Frame 1 (no input): blank canvas, image omitted
Frame 60 (no input): blank canvas, image omitted
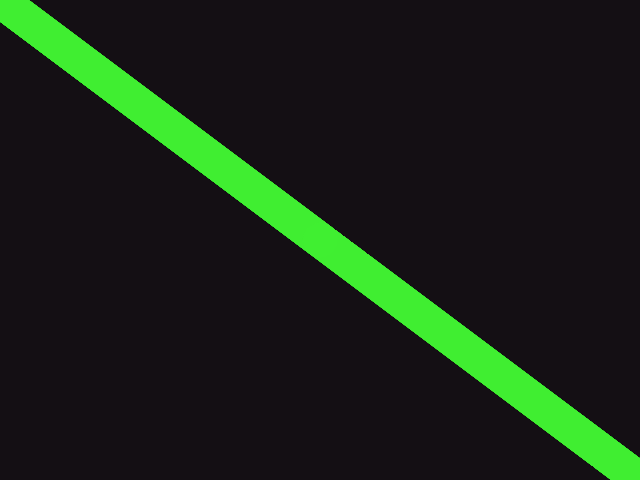
Frame 120 (the mouse pressed at the canvas centre since frame 60)

The p5.js sketch whose frames 1 and 60 were blank and that drew this single picture after the mouse press (run headless with seeded random() and noise() and a simulated clock; from frame 60 on, the mouse is pressed at the canvas centre):

// p5.js sketch
// ── sketch.js
var w = 640;
var h = 480;

function setup() {
  createCanvas(w, h);
  background(20, 15, 20);
}

function draw() {
  background(20, 15, 20, 2);
  strokeWeight((mouseX*mouseY)/(2*(w+h)));
  stroke(mouseX%255, mouseY%255, (mouseX+mouseY)%255, (mouseX+mouseY)%155+100);
  line(0, 0, mouseX, mouseY);
  line(mouseX, mouseY, w, h);
    
}
